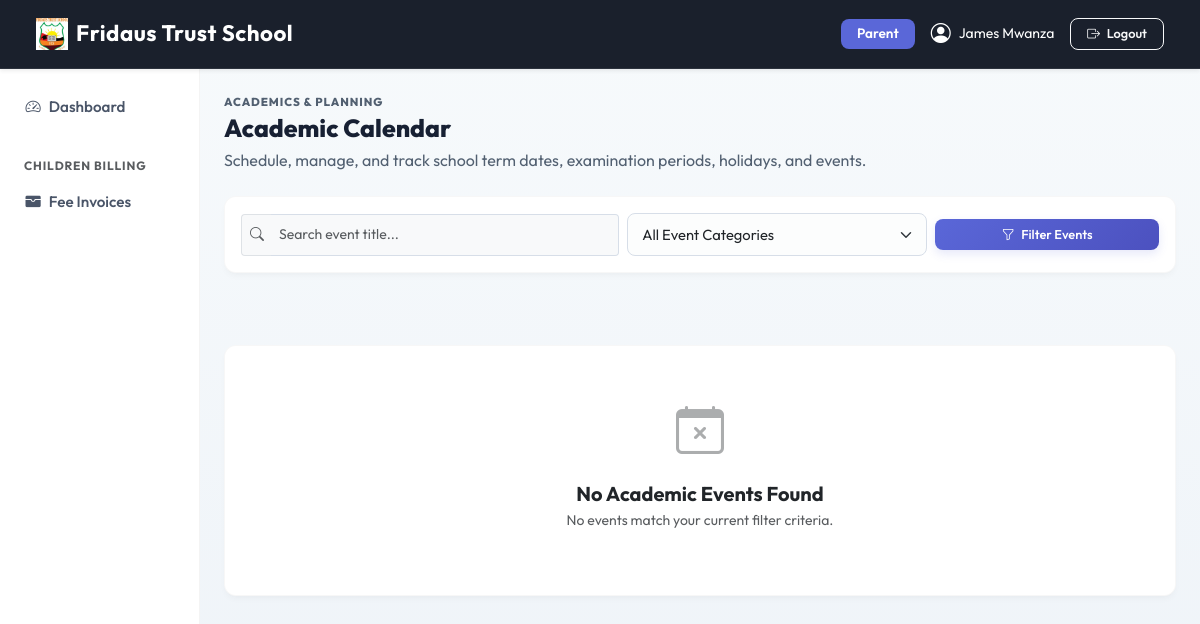
The page /academics/events/ (signed in) on the database its author committed.
### apps/dashboard/models.py (models this page shows, shortened)
class SchoolSettings(models.Model):
    school_name    = models.CharField(max_length=200, default='SchoolMS')
    logo           = models.ImageField(upload_to='school/logo/', blank=True, null=True)
    favicon        = models.ImageField(upload_to='school/favicon/', blank=True, null=True)
    primary_color  = models.CharField(max_length=7, default='#5a67d8', help_text='Hex color e.g. #5a67d8')
    secondary_color= models.CharField(max_length=7, default='#4c51bf')
    sidebar_color  = models.CharField(max_length=7, default='#ffffff')
    navbar_color   = models.CharField(max_length=7, default='#1a202c')
    address        = models.TextField(blank=True)
    phone          = models.CharField(max_length=20, blank=True)
    email          = models.EmailField(blank=True)
    website        = models.URLField(blank=True)
    class Meta:
        verbose_name = 'School Settings'
    @classmethod
    def get(cls):
        obj, _ = cls.objects.get_or_create(pk=1)
        return obj

### apps/accounts/models.py (models this page shows, shortened)
class User(AbstractUser):
    ROLE_CHOICES = (
        ('superadmin', 'Super Admin'),
        ('admin', 'Admin'),
        ('teacher', 'Teacher'),
        ('student', 'Student'),
        ('parent', 'Parent'),
    )
    role = models.CharField(max_length=20, choices=ROLE_CHOICES)
    phone = models.CharField(max_length=20, blank=True, null=True)
    profile_pic = models.ImageField(upload_to='profile_pictures/', blank=True, null=True)
    created_at = models.DateTimeField(auto_now_add=True)
    @property
    def is_admin(self):
        return self.role in ['superadmin', 'admin'] or self.is_superuser
    @property
    def is_teacher(self):
        return self.role == 'teacher'
    @property
    def is_student(self):
        return self.role == 'student'
    @property
    def is_parent(self):
        return self.role == 'parent'

### apps/academics/views.py (the view)
# urls.py: path("events/", views.event_list, name="event_list"),
@login_required
def event_list(request):
    events = AcademicEvent.objects.filter(is_active=True)
    search = request.GET.get("search", "").strip()
    event_type = request.GET.get("event_type", "")
    if search:
        events = events.filter(title__icontains=search)
    if event_type:
        events = events.filter(event_type=event_type)
    context = {
        "events": events,
        "event_types": AcademicEvent.EVENT_TYPES,
        "search": search,
        "selected_type": event_type,
    }
    return render(request, "academics/events/event_list.html", context)

### apps/dashboard/context_processors.py (called while the page is built)
def school_settings(request):
    return {'school_settings': SchoolSettings.get()}

### templates/academics/events/event_list.html (shortened to what this page needs)
{% extends 'base.html' %}
{% block content %}
<div class="workspace-header mb-4">
  <div>
    <div class="workspace-kicker">Academics &amp; Planning</div>
    <h1 class="workspace-title">Academic Calendar</h1>
    <p class="workspace-subtitle">Schedule, manage, and track school term dates, examination periods, holidays, and events.</p>
  </div>
</div>
<div class="card shadow-sm border-0 mb-4">
  <div class="card-body p-3">
    <form method="get" class="row g-2 align-items-center">
      <div class="col-md-5">
        <div class="input-group input-group-sm">
          <span class="input-group-text bg-light border-end-0"><i class="bi bi-search text-muted"></i></span>
          <input type="text" name="search" class="form-control bg-light border-start-0"
                 placeholder="Search event title..." value="{{ search }}">
        </div>
      </div>
      <div class="col-md-4">
        <select name="event_type" class="form-select form-select-sm" onchange="this.form.submit()">
          <option value="">All Event Categories</option>
        </select>
      </div>
      <div class="col-md-3 text-end">
        <button type="submit" class="btn btn-sm btn-primary w-100">
          <i class="bi bi-funnel me-1"></i> Filter Events
        </button>
      </div>
    </form>
  </div>
</div>
<div class="row g-3">
  {% for event in events %}
  <div class="col-md-6 col-lg-4">
    <div class="card shadow-sm border-0 h-100 position-relative overflow-hidden">
      <div style="height: 5px;" class="
        {% if event.event_type == 'exam' %}bg-danger
        {% elif event.event_type == 'holiday' %}bg-success
        {% elif event.event_type == 'term_start' or event.event_type == 'term_end' %}bg-primary
        {% elif event.event_type == 'meeting' %}bg-warning
        {% else %}bg-info{% endif %}
      "></div>
      <div class="card-body p-4 d-flex flex-column justify-content-between">
        <div>
          <div class="d-flex align-items-center justify-content-between mb-2">
            <span class="badge
              {% if event.event_type == 'exam' %}bg-danger-subtle text-danger
              {% elif event.event_type == 'holiday' %}bg-success-subtle text-success
              {% elif event.event_type == 'term_start' or event.event_type == 'term_end' %}bg-primary-subtle text-primary
              {% elif event.event_type == 'meeting' %}bg-warning-subtle text-warning-emphasis
              {% else %}bg-secondary-subtle text-dark{% endif %}
              fw-bold px-2.5 py-1" style="font-size: 0.75rem;">
              {{ event.get_event_type_display }}
            </span>
            {% if event.is_ongoing %}
              <span class="badge bg-success text-white fw-bold px-2 py-1"><i class="bi bi-broadcast me-1"></i>Ongoing</span>
            {% elif event.is_past %}
              <span class="badge bg-light text-muted border fw-medium">Past Event</span>
            {% else %}
              <span class="badge bg-primary-subtle text-primary fw-bold">In {{ event.days_until }} days</span>
            {% endif %}
          </div>
          <h5 class="fw-bold text-dark mb-2">{{ event.title }}</h5>
          {% if event.description %}
            <p class="text-muted small mb-3">{{ event.description|truncatewords:20 }}</p>
          {% endif %}
        </div>
        <div>
          <div class="p-2.5 bg-light rounded-3 d-flex align-items-center gap-2 mb-3">
            <i class="bi bi-calendar-range text-primary fs-5"></i>
            <div>
              <span class="d-block fw-bold text-dark small" style="line-height: 1.2;">
                {{ event.start_date|date:"M d, Y" }}
                {% if event.end_date and event.end_date != event.start_date %}
                  <span class="text-muted fw-normal">to</span> {{ event.end_date|date:"M d, Y" }}
                {% endif %}
              </span>
              {% if event.session or event.term %}
                <small class="text-muted" style="font-size: 0.72rem;">
                  {% if event.session %}{{ event.session.name }}{% endif %}
                  {% if event.term %} • {{ event.term.name }}{% endif %}
                </small>
              {% endif %}
            </div>
          </div>
          {% if user.is_admin %}
          <div class="d-flex gap-2 justify-content-end border-top pt-2">
            <a href="{% url 'academics:event_update' event.pk %}" class="btn btn-sm btn-outline-secondary px-3">
              <i class="bi bi-pencil me-1"></i> Edit
            </a>
            <a href="{% url 'academics:event_delete' event.pk %}" class="btn btn-sm btn-outline-danger px-3"
               onclick="return confirm('Are you sure you want to delete this event?');">
              <i class="bi bi-trash me-1"></i> Delete
            </a>
          </div>
          {% endif %}
        </div>
      </div>
    </div>
  </div>
  {% empty %}
  <div class="col-12 text-center py-5">
    <div class="card shadow-sm border-0 p-5">
      <i class="bi bi-calendar-x text-muted opacity-50" style="font-size: 3rem;"></i>
      <h5 class="fw-bold text-dark mt-3 mb-1">No Academic Events Found</h5>
      <p class="text-muted small">No events match your current filter criteria.</p>
    </div>
  </div>
  {% endfor %}
</div>
{% endblock %}

### templates/base.html (shortened to what this page needs)
{% load static %}
<!DOCTYPE html>
<html lang="en">
<head>
  <link href="https://cdn.jsdelivr.net/npm/bootstrap@5.3.2/dist/css/bootstrap.min.css" rel="stylesheet">
  <link href="https://cdn.jsdelivr.net/npm/bootstrap-icons@1.11.3/font/bootstrap-icons.css" rel="stylesheet">
  <link href="https://cdnjs.cloudflare.com/ajax/libs/toastr.js/latest/toastr.min.css" rel="stylesheet">
  <link href="{% static 'css/modern.css' %}" rel="stylesheet">
  <link href="https://cdn.jsdelivr.net/npm/select2@4.1.0-rc.0/dist/css/select2.min.css" rel="stylesheet">
  <link href="https://cdn.jsdelivr.net/npm/select2-bootstrap-5-theme@1.3.0/dist/select2-bootstrap-5-theme.min.css" rel="stylesheet">
</head>
<body>
{% if user.is_authenticated %}
<nav class="navbar navbar-expand-lg navbar-dark sticky-top d-print-none shadow-sm"
     style="background-color: {{ school_settings.navbar_color|default:'#1a202c' }} !important;">
  <div class="container-fluid">
    <a class="navbar-brand fw-bold text-white d-flex align-items-center gap-2" href="/">
      {% if school_settings.logo %}
        <img src="{{ school_settings.logo.url }}" height="32" style="object-fit:contain;" alt="{{ school_settings.school_name }}">
      {% else %}
        <i class="bi bi-shield-check" style="color: var(--school-primary);"></i>
      {% endif %}
      <span>{{ school_settings.school_name|default:"SchoolMS" }}</span>
    </a>
    <div class="collapse navbar-collapse" id="navbarNav">
      <div class="ms-auto d-flex align-items-center gap-3 mt-2 mt-lg-0">
        <span class="badge bg-primary px-3 py-2 text-capitalize" style="font-size: 0.85rem;">{{ user.get_role_display }}</span>
        <a href="{% url 'accounts:profile' %}" class="text-white text-decoration-none d-flex align-items-center gap-2 small">
          {% if user.profile_pic %}
            <img src="{{ user.profile_pic.url }}" class="rounded-circle border border-2 border-white" width="32" height="32" style="object-fit:cover">
          {% else %}
            <i class="bi bi-person-circle fs-5"></i>
          {% endif %}
          <span class="d-none d-sm-inline">{{ user.get_full_name|default:user.username }}</span>
        </a>
        <a href="{% url 'accounts:logout' %}" class="btn btn-outline-light btn-sm px-3"><i class="bi bi-box-arrow-right me-1"></i> Logout</a>
      </div>
    </div>
  </div>
</nav>
<div class="container-fluid">
  <div class="row">
    <aside class="col-lg-2 col-md-3 d-none d-md-block pt-3 px-0 border-end" id="sidebar">
  {% include 'partials/sidebar.html' %}
</aside>
    <main class="col-lg-10 col-md-9 ms-sm-auto px-md-4 py-4 animate-fade-in">
      {% block content %}{% endblock %}
    </main>
  </div>
</div>
{% else %}
  {% block auth_content %}{% endblock %}
{% endif %}
</body>
</html>

### static/css/modern.css (style rules this page uses)
:root { --primary-hsl: 235, 65%, 60%; --success-hsl: 150, 60%, 45%; --warning-hsl: 35, 85%, 55%; --danger-hsl: 355, 75%, 55%; --info-hsl: 185, 70%, 45%; --dark-hsl: 220, 30%, 12%; --bg-hsl: 220, 20%, 97%; --card-bg-hsl: 0, 0%, 100%; --text-muted-hsl: 220, 10%, 50%; --border-radius-sm: 8px; --border-radius-md: 14px; --border-radius-lg: 20px; --shadow-sm: 0 4px 6px -1px rgba(0, 0, 0, 0.05), 0 2px 4px -1px rgba(0, 0, 0, 0.03); --shadow-md: 0 10px 15px -3px rgba(0, 0, 0, 0.06), 0 4px 6px -2px rgba(0, 0, 0, 0.04); --shadow-lg: 0 20px 25px -5px rgba(0, 0, 0, 0.08), 0 10px 10px -5px rgba(0, 0, 0, 0.04); --transition-smooth: all 0.3s cubic-bezier(0.4, 0, 0.2, 1); }
body { font-family: 'Outfit', sans-serif; background-color: hsl(var(--bg-hsl)); color: hsl(var(--dark-hsl)); -webkit-font-smoothing: antialiased; }
.card { border: 1px solid rgba(0, 0, 0, 0.035) !important; border-radius: var(--border-radius-md) !important; box-shadow: var(--shadow-sm); background: #ffffff; transition: var(--transition-smooth); }
#sidebar { background-color: #ffffff; border-right: 1px solid rgba(0, 0, 0, 0.045) !important; padding-top: 1.25rem; }
.btn { border-radius: 10px; font-weight: 600; padding: 0.55rem 1.25rem; font-size: 0.9rem; transition: var(--transition-smooth); }
.btn-sm { padding: 0.35rem 0.9rem; font-size: 0.8rem; border-radius: 8px; }
.btn-primary { background: linear-gradient(135deg, hsl(var(--primary-hsl)) 0%, hsl(245, 60%, 55%) 100%); border: none; box-shadow: 0 4px 10px rgba(90, 103, 216, 0.15); }
.badge { padding: 0.45em 0.85em; font-weight: 600; font-size: 0.75rem; border-radius: 8px; }
.form-control, .form-select { border-radius: 10px; border: 1px solid #cbd5e0; padding: 0.6rem 0.9rem; font-size: 0.92rem; transition: var(--transition-smooth); background-color: #fcfdfd; }
.table-responsive, main, .content-wrapper { overflow: visible !important; }
body { height: 100vh !important; max-height: 100vh !important; overflow: hidden !important; }
.container-fluid > .row { height: calc(100vh - 60px); overflow: hidden !important; display: flex; flex-wrap: nowrap; }
#sidebar { height: 100% !important; overflow-y: auto !important; overflow-x: hidden; }
main { height: 100% !important; flex: 1; overflow-y: auto !important; overflow-x: hidden; }
:root { --surface: #ffffff; --surface-muted: #f6f8fb; --ink: #172033; --ink-soft: #526071; --line: #e6ebf2; --accent-blue: #2563eb; --accent-teal: #0f766e; --accent-amber: #b45309; --accent-rose: #be123c; --accent-violet: #6d28d9; --shadow-soft: 0 10px 28px rgba(15, 23, 42, 0.07); --shadow-subtle: 0 1px 2px rgba(15, 23, 42, 0.06); }
body { background: linear-gradient(180deg, #f7fafc 0%, #eef3f8 100%) !important; color: var(--ink); }
main { padding-top: 1.5rem !important; }
.workspace-header { display: flex; align-items: center; justify-content: space-between; gap: 1rem; margin-bottom: 1.25rem; }
.workspace-kicker { color: var(--ink-soft); font-size: 0.72rem; font-weight: 800; letter-spacing: 0.08em; text-transform: uppercase; margin-bottom: 0.25rem; }
.workspace-title { color: var(--ink); font-size: 1.55rem; font-weight: 800; line-height: 1.15; margin: 0; }
.workspace-subtitle { color: var(--ink-soft); margin: 0.35rem 0 0; max-width: 720px; }
.form-control, .form-select { border-color: #d7dee8; border-radius: 8px; min-height: 42px; }

### rows shown on the page
SchoolSettings: logo (picture), school_name "Fridaus Trust School"
User: role "Parent", get_full_name "James Mwanza"
